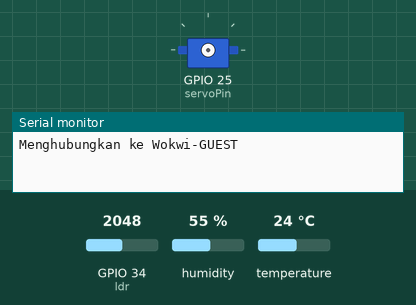
This sketch was run on a simulated ESP32. Parts: servo, the last lines printed to the serial monitor. The test bench sets the inputs (shaded band); at power-on: GPIO 34 (ldr) = 2048, humidity 55 %, temperature 24 °C. WiFi joins after 1.5 s; servers stay silent unless stated; random numbers use the default seed unless the sketch sets one; no MQTT or app messages arrive unless stated.

Above: at 0.1 s.
At 5.2 s:
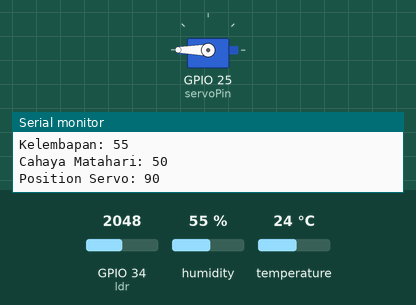
Timing chart, 0 to 6.7 s (numbered marks = the images above):
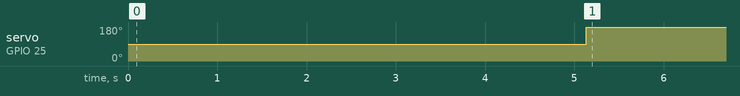

The sketch:

jemuran_pintar.ino
```cpp
#include <ESP32Servo.h>
#include <WiFi.h>
#include <WiFiClient.h>
#include <PubSubClient.h>
#include "DHTesp.h"
#include <ArduinoJson.h>

// MQTT Broker dengan mosquitto lokal dan ngrok dengan port baru
#define MAX_CHARACTER 50
#define MQTT_SERVER "0.tcp.ap.ngrok.io"

char mqtt_topic[] = "Jemuran";
int mqtt_port = 13801;

const char * ssid = "Wokwi-GUEST";
const char * password = "";

WiFiClient espClient;
PubSubClient client(espClient);

// deklarasi pin
int PIN_DHT = 14;
int ldr = 34;
int servoPin = 25;

// inisialisasi object lib
DHTesp dht;
Servo jemuran;

int position = 0;

// Batas servo Menyala
int batast = 27; // Batas suhu
int batasmoist = 30; // Batas Moisture
int batasldr = 31; // Batas Cahaya

int temp = 0;
int hum = 0;

// menghubungkan ke wifi
void setupWifi(){
  Serial.print("Menghubungkan ke ");
  Serial.println(ssid);

  WiFi.mode(WIFI_STA);
  WiFi.begin(ssid, password);

  while (WiFi.status() != WL_CONNECTED){
    delay(5000);
    Serial.print(".");
  }

  randomSeed(micros());

  Serial.println("");
  Serial.print("Terhubung ke ");
  Serial.println(ssid);
  Serial.print("IP address: ");
  Serial.println(WiFi.localIP());
  Serial.println("");
}

void setupMqtt(){
  while (!client.connected()){
    Serial.println("Menghubungkan ke MQTT...");

    String idClient = "client-";
    idClient += String(random(0xffff), HEX);

    if (client.connect(idClient.c_str())){
      Serial.println("MQTT terhubung");
      Serial.println();

      client.publish(mqtt_topic, "Perangkat terhubung...");
      client.publish(mqtt_topic, " ");
    }
    else{
      Serial.print("Error: ");
      Serial.print(client.state());
      Serial.println("Mencoba lagi...");
      delay(5000);
    }
  }
}

void setup() {
  Serial.begin(9600);

  setupWifi();
  client.setServer(MQTT_SERVER, mqtt_port);

  if (!client.connected()){
    setupMqtt();
  }

  // inisiasi DHT
  dht.setup(PIN_DHT, DHTesp::DHT22);

Serial.begin(9600);

jemuran.attach(servoPin);
}

void loop() {
ldr = map(analogRead(34), 0, 4096, 100, 0); // range ldr diubah dari 0-4096 menjadi 0-100
TempAndHumidity data = dht.getTempAndHumidity();
temp = data.temperature;
hum = data.humidity;

// display data ke serial monitor
Serial.println("===================");
Serial.print("Suhu: ");
Serial.println(temp);
Serial.print("Kelembapan: ");
Serial.println(hum);
Serial.print("Cahaya Matahari: ");
Serial.println(ldr);

//jemuran
position = jemuran.read();
Serial.print("Position Servo: ");
Serial.println(position);
if (temp > batast && hum < batasmoist && ldr > batasldr) {
jemuran.write(1);
delay(1000);
Serial.println("Servo Menyala");
}
else {
jemuran.write(180);
delay(1000);
Serial.println("Servo Mati");
}

// json
DynamicJsonDocument doc(1024);
doc["temp"] = temp;
doc["hum"] = hum;
doc["ldr"] = ldr;
doc["position"] = position;

char buffer[256];
serializeJson(doc, buffer);
client.publish(mqtt_topic, buffer);
delay(2000);
}
```

Measured:
- by itself, servo on GPIO 25 (servoPin): 90° → 180° at 5.1 s
